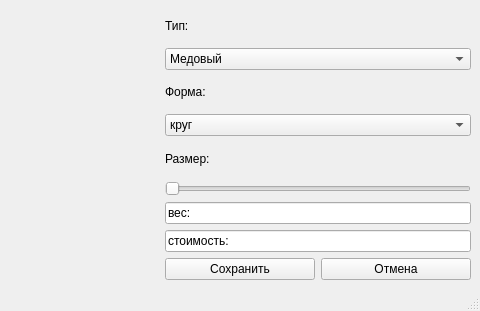
<?xml version="1.0" encoding="UTF-8"?>
<ui version="4.0">
 <class>MainWindow</class>
 <widget class="QMainWindow" name="MainWindow">
  <property name="geometry">
   <rect>
    <x>0</x>
    <y>0</y>
    <width>480</width>
    <height>311</height>
   </rect>
  </property>
  <property name="windowTitle">
   <string>Модификатор</string>
  </property>
  <widget class="QWidget" name="centralwidget">
   <layout class="QGridLayout" name="gridLayout">
    <item row="7" column="1" colspan="2">
     <widget class="QLineEdit" name="lineEdit">
      <property name="text">
       <string>стоимость:</string>
      </property>
     </widget>
    </item>
    <item row="3" column="1" colspan="2">
     <widget class="QComboBox" name="comboBox_2">
      <item>
       <property name="text">
        <string>круг</string>
       </property>
      </item>
      <item>
       <property name="text">
        <string>прямоугольник</string>
       </property>
      </item>
      <item>
       <property name="text">
        <string>квадрат</string>
       </property>
      </item>
     </widget>
    </item>
    <item row="4" column="1" colspan="2">
     <widget class="QLabel" name="label_4">
      <property name="text">
       <string>Размер:</string>
      </property>
     </widget>
    </item>
    <item row="0" column="0" rowspan="9">
     <widget class="QLabel" name="label">
      <property name="text">
       <string/>
      </property>
      <property name="pixmap">
       <pixmap>[].png</pixmap>
      </property>
      <property name="scaledContents">
       <bool>true</bool>
      </property>
     </widget>
    </item>
    <item row="0" column="1" colspan="2">
     <widget class="QLabel" name="label_2">
      <property name="enabled">
       <bool>true</bool>
      </property>
      <property name="text">
       <string>Тип:</string>
      </property>
     </widget>
    </item>
    <item row="5" column="1" colspan="2">
     <widget class="QSlider" name="horizontalSlider">
      <property name="minimum">
       <number>20</number>
      </property>
      <property name="maximum">
       <number>80</number>
      </property>
      <property name="singleStep">
       <number>5</number>
      </property>
      <property name="orientation">
       <enum>Qt::Horizontal</enum>
      </property>
     </widget>
    </item>
    <item row="8" column="2">
     <widget class="QPushButton" name="pushButton_2">
      <property name="text">
       <string>Отмена</string>
      </property>
     </widget>
    </item>
    <item row="8" column="1">
     <widget class="QPushButton" name="pushButton">
      <property name="text">
       <string>Сохранить</string>
      </property>
     </widget>
    </item>
    <item row="2" column="1" colspan="2">
     <widget class="QLabel" name="label_3">
      <property name="text">
       <string>Форма:</string>
      </property>
     </widget>
    </item>
    <item row="6" column="1" colspan="2">
     <widget class="QLineEdit" name="lineEdit_2">
      <property name="text">
       <string>вес:</string>
      </property>
     </widget>
    </item>
    <item row="1" column="1" colspan="2">
     <widget class="QComboBox" name="comboBox">
      <item>
       <property name="text">
        <string>Медовый</string>
       </property>
      </item>
      <item>
       <property name="text">
        <string>Шоколадный трюфель</string>
       </property>
      </item>
     </widget>
    </item>
   </layout>
  </widget>
  <widget class="QMenuBar" name="menubar">
   <property name="geometry">
    <rect>
     <x>0</x>
     <y>0</y>
     <width>480</width>
     <height>21</height>
    </rect>
   </property>
  </widget>
  <widget class="QStatusBar" name="statusbar"/>
 </widget>
 <resources/>
 <connections/>
</ui>
